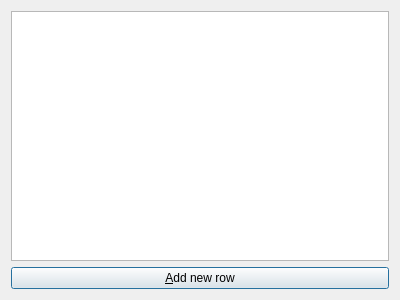
<?xml version="1.0" encoding="UTF-8"?>
<ui version="4.0">
 <class>QtDialog</class>
 <widget class="QDialog" name="QtDialog">
  <property name="geometry">
   <rect>
    <x>0</x>
    <y>0</y>
    <width>400</width>
    <height>300</height>
   </rect>
  </property>
  <property name="windowTitle">
   <string>QTreeViewExample2</string>
  </property>
  <layout class="QVBoxLayout" name="verticalLayout">
   <item>
    <widget class="QTreeView" name="tree">
     <property name="headerHidden">
      <bool>true</bool>
     </property>
    </widget>
   </item>
   <item>
    <widget class="QPushButton" name="button">
     <property name="text">
      <string>&amp;Add new row</string>
     </property>
    </widget>
   </item>
  </layout>
 </widget>
 <layoutdefault spacing="6" margin="11"/>
 <resources/>
 <connections/>
</ui>
